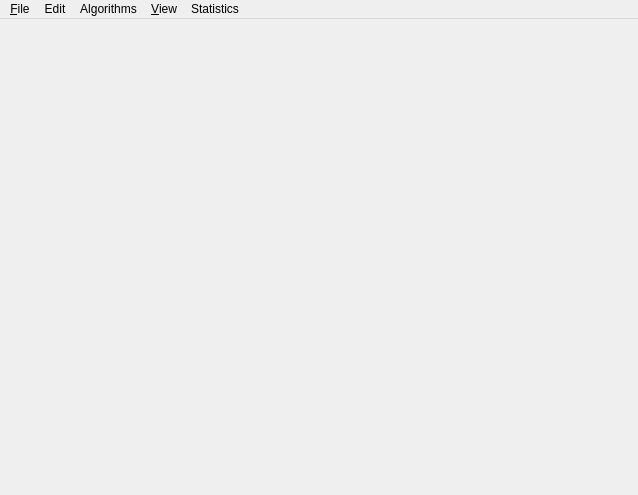
<?xml version="1.0" encoding="UTF-8"?>
<ui version="4.0">
 <class>MainWindow</class>
 <widget class="QMainWindow" name="MainWindow">
  <property name="geometry">
   <rect>
    <x>0</x>
    <y>0</y>
    <width>638</width>
    <height>495</height>
   </rect>
  </property>
  <property name="windowTitle">
   <string>CGAL - PCA demo</string>
  </property>
  <property name="windowIcon">
   <iconset resource="FileReader.qrc">
    <normaloff>:/cgal/icons/resources/cgal_logo.xpm</normaloff>:/cgal/icons/resources/cgal_logo.xpm</iconset>
  </property>
  <property name="locale">
   <locale language="English" country="UnitedStates"/>
  </property>
  <widget class="QWidget" name="centralwidget">
   <layout class="QGridLayout" name="gridLayout">
    <item row="0" column="1">
     <widget class="Viewer" name="viewer" native="true">
      <property name="locale">
       <locale language="English" country="UnitedStates"/>
      </property>
     </widget>
    </item>
   </layout>
  </widget>
  <widget class="QMenuBar" name="menubar">
   <property name="geometry">
    <rect>
     <x>0</x>
     <y>0</y>
     <width>638</width>
     <height>25</height>
    </rect>
   </property>
   <widget class="QMenu" name="menuFile">
    <property name="title">
     <string>&amp;File</string>
    </property>
    <addaction name="actionLoadPolyhedron"/>
    <addaction name="separator"/>
    <addaction name="actionQuit"/>
   </widget>
   <widget class="QMenu" name="menuView">
    <property name="title">
     <string>&amp;View</string>
    </property>
    <addaction name="actionView_polyhedron"/>
   </widget>
   <widget class="QMenu" name="menuAlgorithms">
    <property name="title">
     <string>Algorithms</string>
    </property>
    <addaction name="separator"/>
    <addaction name="actionRefine_loop"/>
    <addaction name="actionCatmull_Clark"/>
   </widget>
   <widget class="QMenu" name="menuEdit">
    <property name="title">
     <string>Edit</string>
    </property>
    <addaction name="actionCopy_snapshot"/>
    <addaction name="actionSave_snapshot"/>
   </widget>
   <widget class="QMenu" name="menuStatistics">
    <property name="title">
     <string>Statistics</string>
    </property>
    <addaction name="actionMesh_Statistics"/>
   </widget>
   <addaction name="menuFile"/>
   <addaction name="menuEdit"/>
   <addaction name="menuAlgorithms"/>
   <addaction name="menuView"/>
   <addaction name="menuStatistics"/>
  </widget>
  <action name="actionQuit">
   <property name="text">
    <string>&amp;Quit</string>
   </property>
   <property name="shortcut">
    <string>Ctrl+Q</string>
   </property>
  </action>
  <action name="actionLoadPolyhedron">
   <property name="text">
    <string>Load polyhedron...</string>
   </property>
  </action>
  <action name="actionInside_points">
   <property name="text">
    <string>Inside points...</string>
   </property>
  </action>
  <action name="actionBench_distances">
   <property name="text">
    <string>Distances</string>
   </property>
  </action>
  <action name="actionUnsigned_distance_function_to_facets">
   <property name="text">
    <string>Unsigned distance function to facets</string>
   </property>
  </action>
  <action name="actionUnsigned_distance_function_to_edges">
   <property name="text">
    <string>Unsigned distance function to edges</string>
   </property>
  </action>
  <action name="actionSigned_distance_function_to_facets">
   <property name="text">
    <string>Signed distance function to facets</string>
   </property>
  </action>
  <action name="actionView_polyhedron">
   <property name="text">
    <string>Polyhedron</string>
   </property>
   <property name="shortcut">
    <string>P</string>
   </property>
  </action>
  <action name="actionView_points">
   <property name="text">
    <string>Points</string>
   </property>
  </action>
  <action name="actionClear_points">
   <property name="text">
    <string>Clear points</string>
   </property>
  </action>
  <action name="actionBoundary_segments">
   <property name="text">
    <string>Boundary segments...</string>
   </property>
  </action>
  <action name="actionBoundary_points">
   <property name="text">
    <string>Boundary points...</string>
   </property>
  </action>
  <action name="actionClear_segments">
   <property name="text">
    <string>Clear segments</string>
   </property>
  </action>
  <action name="actionView_segments">
   <property name="text">
    <string>Segments</string>
   </property>
  </action>
  <action name="actionEdge_points">
   <property name="text">
    <string>Edge points...</string>
   </property>
  </action>
  <action name="actionBench_intersections">
   <property name="text">
    <string>Intersections</string>
   </property>
  </action>
  <action name="actionView_distance_function">
   <property name="text">
    <string>Distance function</string>
   </property>
  </action>
  <action name="actionClear_distance_function">
   <property name="text">
    <string>Clear distance function</string>
   </property>
  </action>
  <action name="actionRefine_bisection">
   <property name="text">
    <string>Longest edge bisection</string>
   </property>
  </action>
  <action name="actionLoop_subdivision">
   <property name="text">
    <string>Loop subdivision</string>
   </property>
  </action>
  <action name="actionBench_memory">
   <property name="text">
    <string>Memory</string>
   </property>
  </action>
  <action name="actionBench_construction">
   <property name="text">
    <string>Construction</string>
   </property>
  </action>
  <action name="actionBench_intersections_vs_nbt">
   <property name="text">
    <string>Intersections</string>
   </property>
  </action>
  <action name="actionBench_distances_vs_nbt">
   <property name="text">
    <string>Distances</string>
   </property>
  </action>
  <action name="actionPoints_in_interval">
   <property name="text">
    <string>Points in interval...</string>
   </property>
  </action>
  <action name="actionSave_snapshot">
   <property name="text">
    <string>Save snapshot</string>
   </property>
  </action>
  <action name="actionCopy_snapshot">
   <property name="text">
    <string>Copy snapshot</string>
   </property>
  </action>
  <action name="actionRefine_loop">
   <property name="text">
    <string>Loop subdivision</string>
   </property>
  </action>
  <action name="actionFit_vertices">
   <property name="text">
    <string>Fit vertices</string>
   </property>
  </action>
  <action name="actionFit_edges">
   <property name="text">
    <string>Fit edges</string>
   </property>
  </action>
  <action name="actionFit_triangles">
   <property name="text">
    <string>Fit triangles</string>
   </property>
  </action>
  <action name="actionMesh_Statistics">
   <property name="text">
    <string>Mesh Statistics</string>
   </property>
  </action>
  <action name="actionCatmull_Clark">
   <property name="text">
    <string>Catmull Clark</string>
   </property>
  </action>
 </widget>
 <customwidgets>
  <customwidget>
   <class>Viewer</class>
   <extends>QWidget</extends>
   <header>Viewer.h</header>
  </customwidget>
 </customwidgets>
 <resources>
  <include location="FileReader.qrc"/>
 </resources>
 <connections/>
</ui>
